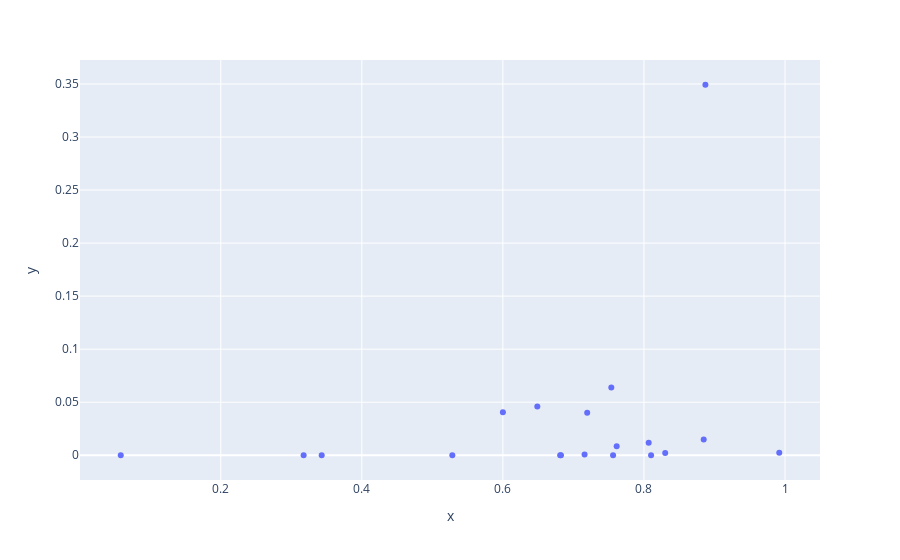

This figure's notebook cell:
### Code cell
px.scatter(
    x=df.loc["Lymphocytes"]["true_fraction"],
    y=df.loc["Lymphocytes"]["combine_lymphocytes"],
)

### Figure 1 — Plotly figure (JSON) as saved in the notebook; plotly's stock layout.template omitted (floating-point values rounded to 4 significant figures)
{"data": [{"hovertemplate": "x=%{x}<br>y=%{y}<extra></extra>", "legendgroup": "", "marker": {"color": "#636efa", "symbol": "circle"}, "mode": "markers", "name": "", "orientation": "v", "showlegend": false, "type": "scatter", "x": [0.6, 0.3175, 0.8871, 0.7562, 0.5283, 0.6823, 0.8101, 0.8301, 0.3431, 0.0582, 0.9918, 0.7158, 0.7195, 0.8847, 0.7537, 0.7613, 0.8067, 0.6812, 0.6488], "xaxis": "x", "y": [0.04063, 0, 0.3493, 0, 0, 0, 0, 0.002184, 0, 0, 0.002318, 0.0007918, 0.04005, 0.01488, 0.06392, 0.008402, 0.01175, 0, 0.04595], "yaxis": "y"}], "layout": {"legend": {"tracegroupgap": 0}, "margin": {"t": 60}, "xaxis": {"anchor": "y", "domain": [0, 1], "title": {"text": "x"}}, "yaxis": {"anchor": "x", "domain": [0, 1], "title": {"text": "y"}}}}
